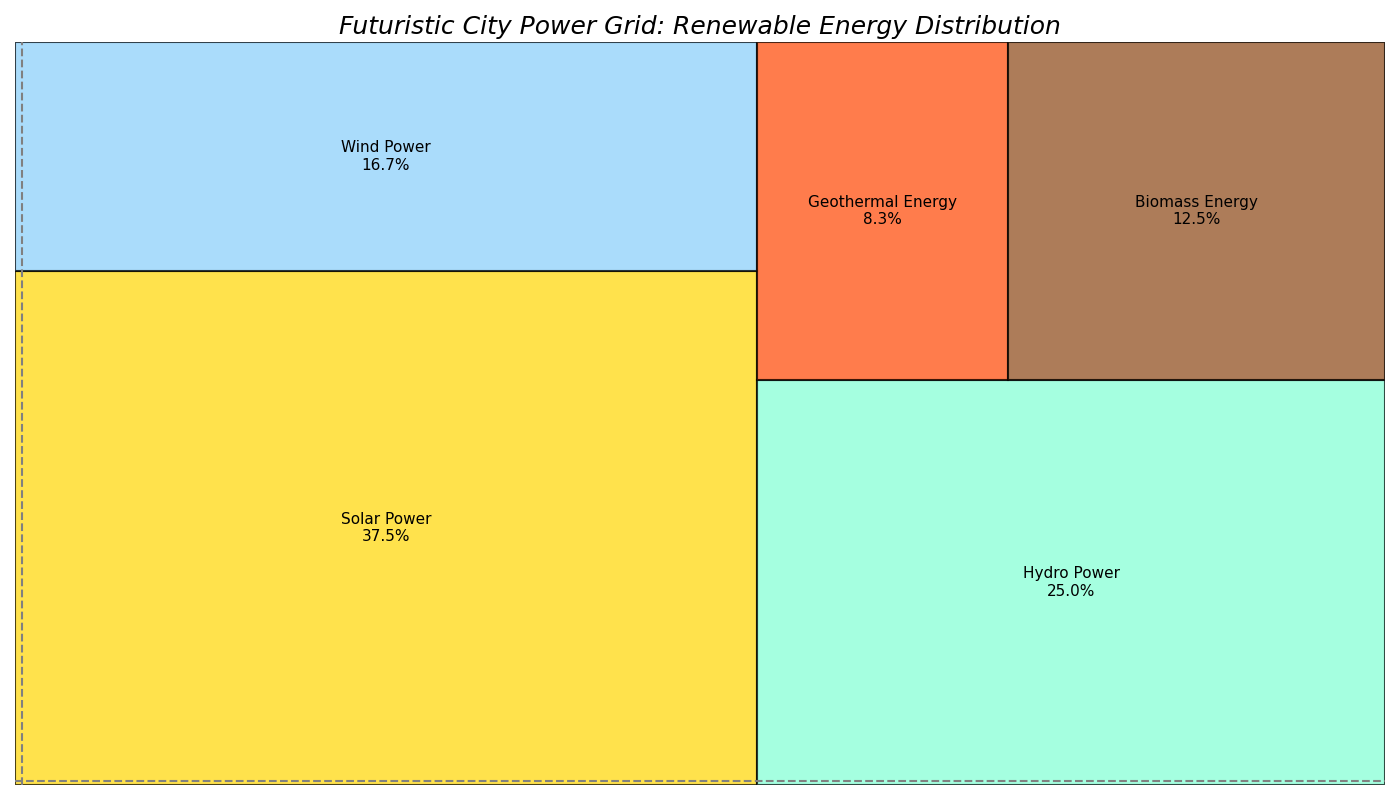

The script that drew this image:
import matplotlib.pyplot as plt
import squarify

# Energy sources and contributions
energy_sources = [
    'Solar Power', 
    'Wind Power', 
    'Hydro Power', 
    'Geothermal Energy', 
    'Biomass Energy'
]

contributions = [450, 200, 300, 100, 150]

# Normalize contributions for the treemap
total_contribution = sum(contributions)
sizes = [c / total_contribution * 100 for c in contributions]

# Set colors for each energy source
colors = ['#FFD700', '#87CEFA', '#7FFFD4', '#FF4500', '#8B4513']

# Create the figure and subplots
fig, ax = plt.subplots(figsize=(14, 8))

# Create the treemap with altered stylistic elements
squarify.plot(sizes=sizes, label=[f"{source}\n{size:.1f}%" for source, size in zip(energy_sources, sizes)],
              color=colors, alpha=0.7, edgecolor="black", linewidth=1.5, 
              text_kwargs={'fontsize': 11, 'weight': 'normal', 'color': 'black'})

# Random change in stylistic elements
plt.title("Futuristic City Power Grid: Renewable Energy Distribution", fontsize=18, fontstyle='italic')
plt.axhline(y=0.5, color='gray', linestyle='--')  # Add a horizontal line
plt.axvline(x=0.5, color='gray', linestyle='--')  # Add a vertical line
plt.axis('off')

plt.tight_layout()

# Display the plot
plt.show()
